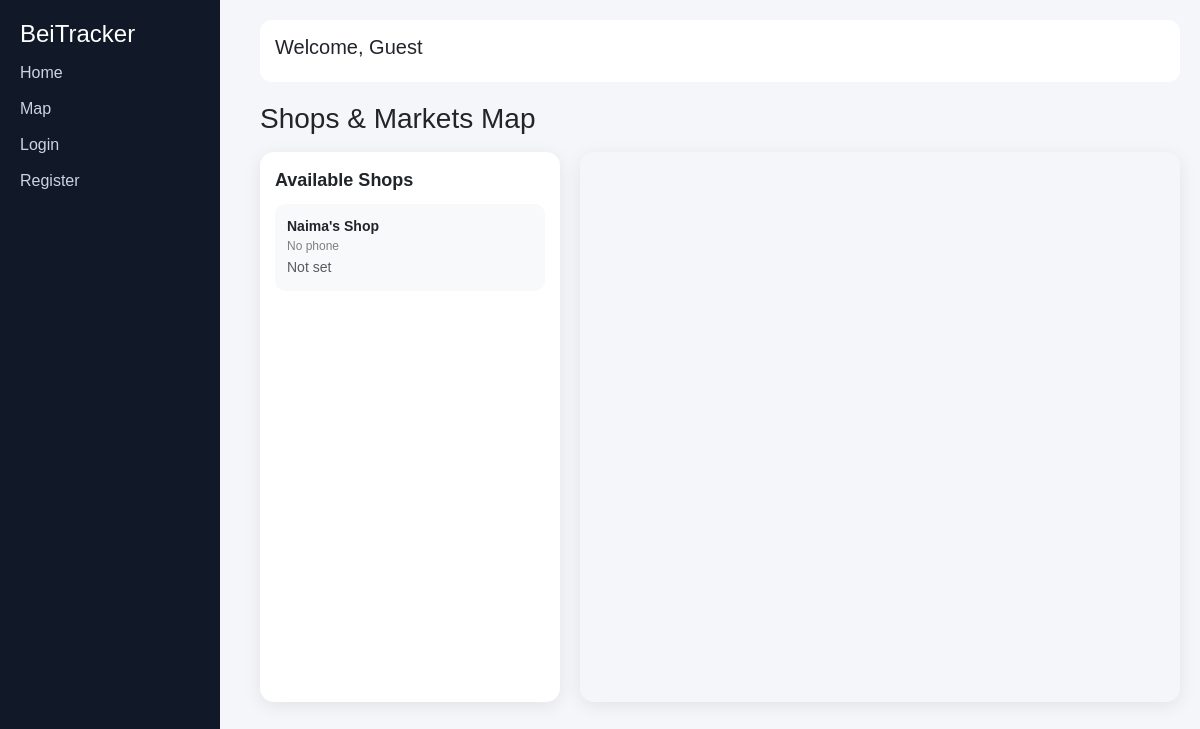
The app's page /map/, older data.
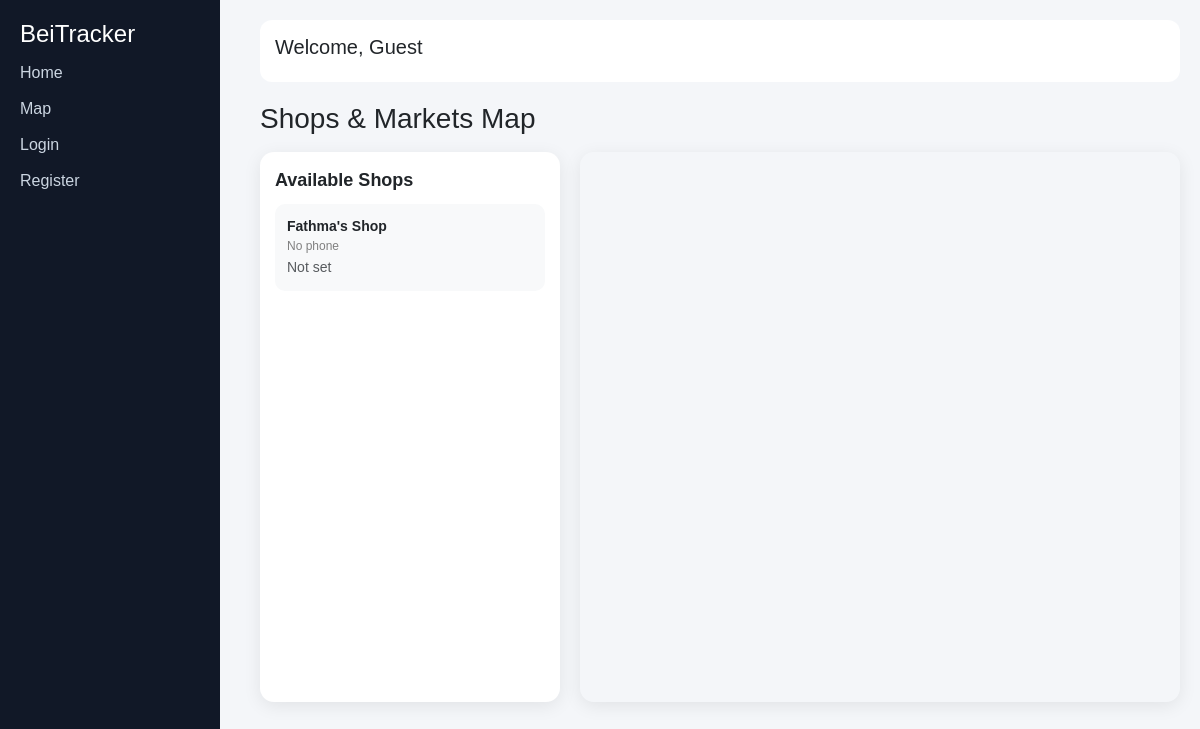
The same page, newer data.
### prices/models.py (models this page shows, shortened)
class Shop(models.Model):
    ROLE_CHOICES = (
        ('buyer', 'Buyer'),
        ('seller', 'Seller'),
    )
    owner = models.OneToOneField(User, on_delete=models.CASCADE, related_name='shop')
    name = models.CharField(max_length=150)
    location_name = models.CharField(max_length=200)
    latitude = models.FloatField(null=True, blank=True)
    longitude = models.FloatField(null=True, blank=True)
    phone = models.CharField(max_length=12, validators=[kenya_phone_validator])
    email = models.EmailField(blank=True)
    business_image = models.ImageField(upload_to='shop_images/', blank=True, null=True)
    is_paid = models.BooleanField(default=False)
    subscription_end = models.DateTimeField(null=True, blank=True)
    is_active = models.BooleanField(default=True)
    is_online = models.BooleanField(default=False)
    last_seen = models.DateTimeField(auto_now=True)
    role = models.CharField(max_length=10, choices=ROLE_CHOICES, default='seller')
    created_at = models.DateTimeField(auto_now_add=True)

### prices/views.py (the view)
# urls.py: path('map/', views.map_view, name='map'),
def map_view(request):
    shops = Shop.objects.all()
    return render(request, "map.html", {"shops": shops})

### templates/map.html (shortened to what this page needs)
{% extends "base.html" %}
{% block content %}
<h3 class="mb-3"> Shops & Markets Map</h3>
<div class="map-wrapper">
    <div class="side-panel">
        <div class="title">Available Shops</div>
        {% for shop in shops %}
        <div class="location-item"
             onclick="focusShop({{ shop.latitude }}, {{ shop.longitude }})">
            <div class="shop-name"> {{ shop.name }}</div>
            <div class="shop-phone"> {{ shop.phone|default:"No phone" }}</div>
            <small class="text-muted">{{ shop.location_name }}</small>
        </div>
        {% empty %}
            <p>No shops available yet.</p>
        {% endfor %}
    </div>
    <div class="map-box">
        <div id="map" style="height: 550px; width: 100%;"></div>
    </div>
</div>
{% endblock %}

### templates/base.html (shortened to what this page needs)
<!DOCTYPE html>
<html>
<head>
    <link href="https://cdn.jsdelivr.net/npm/bootstrap@5.3.0/dist/css/bootstrap.min.css" rel="stylesheet">
</head>
<body>
<div class="sidebar">
    <h4> BeiTracker</h4>
    <a href="{% url 'home' %}"> Home</a>
    <a href="{% url 'map' %}"> Map</a>
    {% if user.is_authenticated %}
        <a href="{% url 'dashboard' %}"> Dashboard</a>
        <a href="{% url 'logout' %}"> Logout</a>
    {% else %}
        <a href="{% url 'login' %}"> Login</a>
        <a href="{% url 'register' %}"> Register</a>
    {% endif %}
</div>
<div class="main">
    <div class="topbar">
        <h5>Welcome, {{ user.username|default:"Guest" }}</h5>
    </div>
    {% block content %}{% endblock %}
</div>
</body>
</html>

### templates/base.html (style rules this page uses)
body { background: #f4f6f9; font-family: Arial, sans-serif; }
.sidebar { width: 220px; height: 100vh; position: fixed; background: #111827; color: white; padding: 20px; }
.sidebar a { display: block; color: #cbd5e1; text-decoration: none; margin: 12px 0; }
.main { margin-left: 240px; padding: 20px; }
.topbar { background: white; padding: 15px; border-radius: 12px; margin-bottom: 20px; }

### templates/map.html (style rules this page uses)
.map-wrapper { display: grid; grid-template-columns: 300px 1fr; gap: 20px; }
.side-panel { background: white; border-radius: 14px; padding: 15px; box-shadow: 0 4px 18px rgba(0,0,0,0.08); height: 550px; overflow-y: auto; }
.map-box { border-radius: 14px; overflow: hidden; box-shadow: 0 4px 18px rgba(0,0,0,0.08); }
.title { font-size: 18px; font-weight: 700; margin-bottom: 10px; }
.location-item { padding: 12px; margin-bottom: 10px; border-radius: 10px; background: #f8f9fa; cursor: pointer; transition: 0.2s; }
.shop-name { font-weight: 600; font-size: 14px; }
.shop-phone { font-size: 12px; color: gray; }

Row changes from the older to the newer data that the page shows:
changed Shop "Not set": name "Naima's Shop" → "Fathma's Shop"
